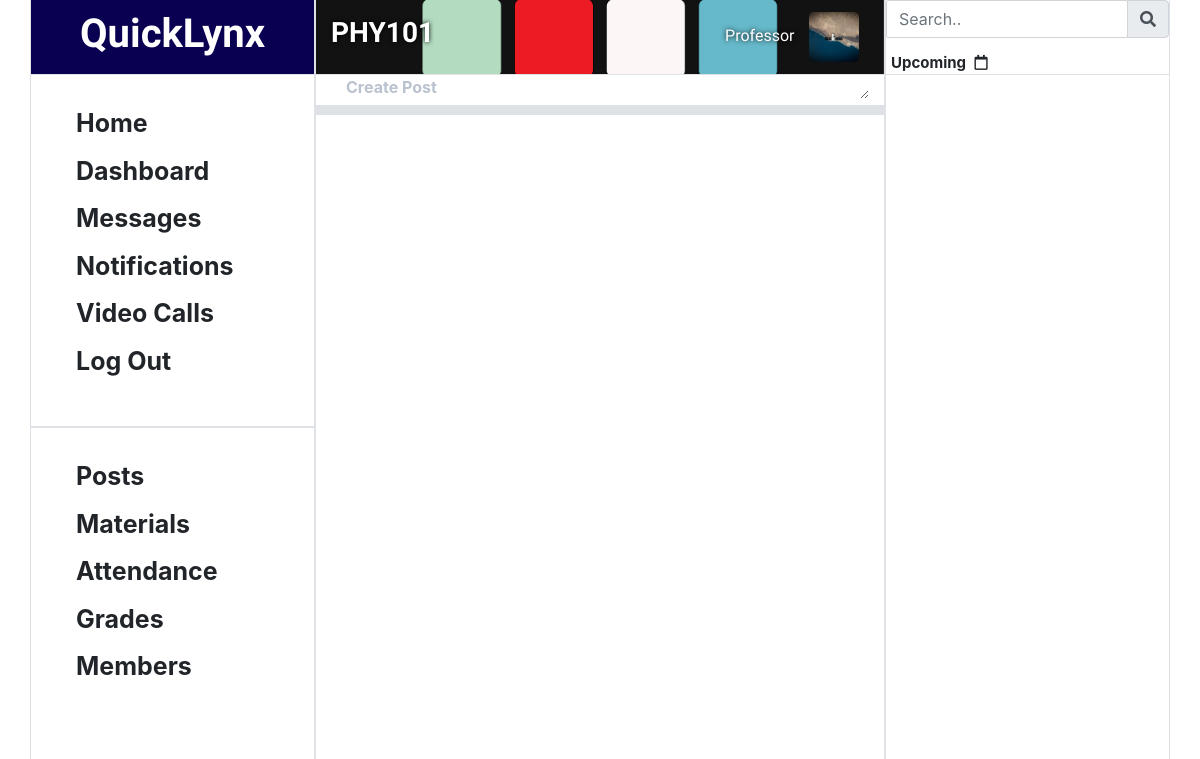
Page /classroom/PHY101 (signed in) on the committed database.
### app/models.py (models this page shows, shortened)
class Classroom(models.Model):
    room_name = models.CharField(max_length=50)
    time_start = models.TimeField(null=True)
    time_end = models.TimeField(null=True)
    days = models.CharField(max_length=10)
    date_start = models.DateField(null=True)
    date_end = models.DateField(null=True)
    year_start = models.CharField(max_length=4, null=True, blank=True)
    year_end = models.CharField(max_length=4, null=True, blank=True)
    semester = models.CharField(max_length=25, choices=semester_choices, default="1st Semester")
    headerpix = models.ImageField(upload_to="media", blank=True, null=True)
    invite_token = models.CharField(max_length=20, null=True, blank=True)
    class Meta:
        db_table = "Classroom"
    def __str__(self):
        return self.room_name + "S.Y. " + self.year_start + "-" + self.year_end + self.semester

class Professor(models.Model):
    account = models.ForeignKey(Account, on_delete=models.CASCADE, blank=True, null=True)
    classroom = models.ManyToManyField(Classroom, blank=True)
    upvoted_post = models.ManyToManyField(Post, blank=True, related_name='upvoted_post_prof')
    downvoted_post = models.ManyToManyField(Post, blank=True, related_name='downvoted_post_prof')
    class Meta:
        db_table = "professor"

class Account(models.Model):
    first_name = models.CharField(max_length=50)
    last_name = models.CharField(max_length=50, blank=True, null=True)
    school_id = models.CharField(max_length=50)
    propix = models.ImageField(upload_to='pictures', blank=True, null=True)
    login = models.ForeignKey(Login, on_delete=models.CASCADE)
    class Meta:
        db_table = 'account'

### app/views.py (the view)
# urls.py: path('classroom/<str:room_name>', views.classroom, name='classroom'),
def classroom(request, room_name):
    if request.session.is_empty():
        return redirect('/')
    email_session = request.session.get('email')
    if email_session == None:
        return redirect('/logout/')
    login = Login.objects.get(email=email_session)
    if login.category == "STUDENT":
        context = {
            'posts': Post.objects.all(),
            'events': Event.objects.all(),
            'account': Student.objects.select_related().get(account__login__email=email_session),
            'students': Student.objects.all(),
            'classroom': Classroom.objects.get(room_name=room_name),
            'lectures': Lecture.objects.all()
        }
    elif login.category == "PROFESSOR":
        context = {
            'posts': Post.objects.all(),
            'events': Event.objects.all(),
            'account': Professor.objects.select_related().get(account__login__email=email_session),
            'students': Student.objects.all(),
            'classroom': Classroom.objects.get(room_name=room_name),
            'lectures': Lecture.objects.all()
        }
    return render(request, 'classroom.html', context)

### app/templates/classroom.html (shortened to what this page needs)
{% load filename %}
<!DOCTYPE html>
<html lang="en">
<head>
    <link rel="stylesheet" href="https://stackpath.bootstrapcdn.com/bootstrap/4.3.1/css/bootstrap.min.css">
    <link rel="stylesheet" href="../static/css/style.css">
    <link rel="stylesheet" href="https://use.fontawesome.com/releases/v5.7.0/css/all.css">
</head>
<body onload="init()">
    <div class="container-fluid">
        <div class="container">
            <div class="row">
                <div class="col-3 border-right border-left" style="min-height: 100vh;">
                    <div class="row border-bottom text-center" style="min-height: 75px; background: rgb(10, 0, 81); color: white">
                        <div class="col">
                            <h1 style="margin-top: 10px;">QuickLynx</h1>
                        </div>
                    </div>
                    <div class="row sticky-top">
                        <div class="container border-bottom" style="padding: 20px;">
                            <div class="row">
                                <ul>
                                    <li class="links"><a href="/home/">Home</a></li>
                                    <li class="links"><a href="/dashboard/">Dashboard</a></li>
                                    <li class="links"><a href="/message/">Messages</a></li>
                                    <li class="links"><a href="#">Notifications</a></li>
                                    <li class="links"><a href="#">Video Calls</a></li>
                                    <li class="links"><a href="/logout/">Log Out</a></li>
                                </ul>
                            </div>
                        </div>
                        <div class="container border-top" style="padding: 20px;">
                            <div class="row">
                                <ul>
                                    <li class="links"><a href="#" id="POST">Posts</a></li>
                                    <li class="links"><a href="#" id="MATERIALS">Materials</a></li>
                                    <li class="links"><a href="#" id="ATTENDANCE">Attendance</a></li>
                                    <li class="links"><a href="#" id="GRADES">Grades</a></li>
                                    <li class="links"><a href="#" id="MEMBERS">Members</a></li>
                                </ul>
                            </div>
                        </div>
                    </div>
                </div>
                <div class="col-6 border-right border-left" style="min-height: 100vh;">
                    {% if classroom.headerpix|length > 0 %}
                        <div class="row border-bottom" style="min-height: 75px; background: url({{classroom.headerpix.url}}); color: white; background-size: cover; background-position: center;">
                    {%endif%}
                        <div class="aligner col">
                            <h3 style="text-shadow: 0 0 5px black; cursor:pointer; background: rgba(0,0,0,0)" data-toggle="modal" data-target="#editroom" type="button" title="Edit this Room">{{classroom.room_name}}</h3>
                            {% if account.account.login.category == "PROFESSOR" %}
                            <div style="height: 100%; width: 100px; cursor: pointer" title="Change Header" data-toggle="modal" data-target="#changeheaderpix"></div>
                            {%endif%}
                            <span><span data-toggle="modal" data-target="#editaccount" style="font-family: 'Fjalla One', sans-serif; text-shadow: 0 0 5px black; cursor: pointer">{{account.account.first_name}}</span>
                                {%if account.account.propix|length > 0 %}
                                    <img src="{{account.account.propix.url}}" alt="" style="object-fit: cover; border-radius: 5px; margin: 0 10px 0" height="50px" width="50px">
                                {%endif%}
                            </span>
                        </div>
                    </div>
                    <div class="MIDDLEPOST" id="MIDDLEPOST" style="display: display;">
                        <form action="/makepost/{{classroom.room_name}}" method="POST">
                            <textarea rows="1" cols="auto" style="height:1em;" id="text" class="col" placeholder="Create Post" name="text"></textarea>
                        </form>
                        <div class="row" style="height: 10px; background: rgb(222, 226,230)">
                        </div>
                    </div>
                </div>
                <div class="col-3 border-right border-left text-center" style="min-height: 100vh;">
                    <div class="row border-bottom sticky-top" style="min-height: 75px;">
                        <form action="#" class="text-center">
                            <div class="input-group">
                                <input type="text" class="form-control" placeholder="Search..">
                                <div class="input-group-append">
                                    <span class="input-group-text"><i class="fas fa-search"></i></span>
                                </div>
                            </div>
                        </form>
                        <span class="links" style="margin: 0 5px 0;font-size: 15px; align-self:flex-end">Upcoming <i class="control-img far fa-calendar" title="Create Event"></i></span>
                    </div>
                </div>
            </div>
        </div>
    </div>
</body>
</html>

### app/static/css/style.css (style rules this page uses)
h3, h6, h1 { font-family: 'Fjalla One', sans-serif; font-weight: bolder; }
input { border:rgb(212, 212, 212) 1px solid !important; border-radius: 2px !important; }

### app/templates/classroom.html (style rules this page uses)
body { margin: 0; }
li { list-style-type: none; }
.links { font-size: 25px; font-weight: bolder; margin: 10px 0 10px; }
li a { text-decoration: none !important; color: rgb(33,37, 41); transition: 0.1s; outline: 0; }
textarea { border: 0 none white; overflow: hidden; padding: 0; outline: none; background-color: rgba(0,0,0,0); width: auto; }
textarea::placeholder { font-weight: bolder; color:rgb(185, 194, 206) }
.control-img { margin: 0 5px 0; cursor: pointer; }
.aligner { display: flex; align-items: center; justify-content: space-between; }

### rows in the picture
Classroom: headerpix (picture), room_name "PHY101"
Professor: account.first_name "Professor", account.propix (picture)
